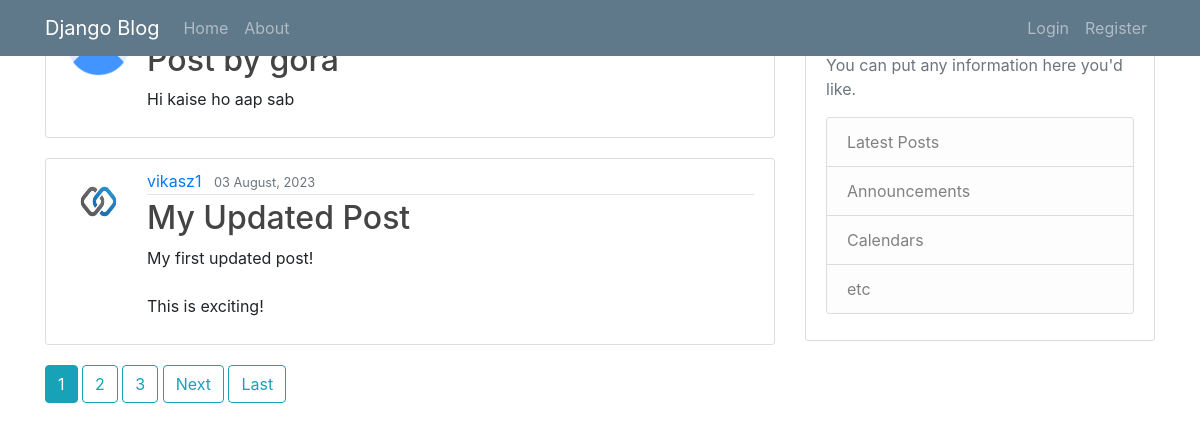
The page / on the database its author committed.
### blog/models.py (models this page shows, shortened)
class Post(models.Model):
    title = models.CharField(max_length=100)
    content = models.TextField()
    date_posted = models.DateTimeField(default=timezone.now)
    author = models.ForeignKey(User, on_delete=models.CASCADE)

### users/models.py (models this page shows, shortened)
class Profile(models.Model):
    user  = models.OneToOneField(User,on_delete=models.CASCADE)
    image = models.ImageField(default='default.png',upload_to='profile_pics')

### blog/views.py (the view)
# urls.py: path('', PostListView.as_view(), name="blog-home"),
class PostListView(ListView):
    model = Post
    template_name = 'blog/home.html'    # <app>/<model>_<viewtype>.html
    context_object_name = 'posts'
    ordering = ['-date_posted']
    paginate_by=2

### blog/templates/blog/home.html (shortened to what this page needs)
{% extends "blog/base.html" %}
{% block content %}
{% for post in posts %}
<article class="media content-section">
  <img class="rounded-circle article-img" src="{{ post.author.profile.image.url }}" alt="">
  <div class="media-body">
    <div class="article-metadata">
      <a class="mr-2" href="{% url 'user-posts' post.author.username %}">{{ post.author }}</a>
      <small class="text-muted">{{ post.date_posted | date:"d F, Y" }}</small>
    </div>
    <h2><a class="article-title" href="{% url 'post-detail' post.id %}">{{ post.title }}</a></h2>
    <p class="article-content">{{ post.content }}</p>
  </div>
</article>
{% endfor %}
{% if is_paginated %}
{% for num in page_obj.paginator.page_range %}
{% if page_obj.number == num %}
<a class="btn btn-info mb-4" href="?page={{ num }}">{{ num }}</a>
{% elif num > page_obj.number|add:'-3' and num < page_obj.number|add:'3' %}
<a class="btn btn-outline-info mb-4" href="?page={{ num }}">{{ num }}</a>
{% endif %}
 {% endfor %}
 {% if page_obj.has_next %}
 <a class="btn btn-outline-info mb-4" href="?page={{ page_obj.next_page_number}}">Next</a>
 <a class="btn btn-outline-info mb-4" href="?page={{ page_obj.paginator.num_pages }}">Last</a>
{% endif %}
 {% endif %}
  {% endblock content%}

### blog/static/blog/main.css (style rules this page uses)
body { background: #fafafa; color: #333333; margin-top: 5rem; }
h1, h2, h3, h4, h5, h6 { color: #444444; }
.content-section { background: #ffffff; padding: 10px 20px; border: 1px solid #dddddd; border-radius: 3px; margin-bottom: 20px; }
.article-title { color: #444444; }
.article-content { white-space: pre-line; }
.article-img { height: 65px; width: 65px; margin-right: 16px; }
.article-metadata { padding-bottom: 1px; margin-bottom: 4px; border-bottom: 1px solid #e3e3e3 }

### rows shown on the page
Post: title "Post by gora", content "Hi kaise ho aap sab"
Post: author.profile.image (picture), author "vikasz1", date_posted "03 August, 2023", title "My Updated Post", content "My first updated post! This is exciting!"

### other values the page prints
{{ num }} "1"
{{ num }} "2" "3"
